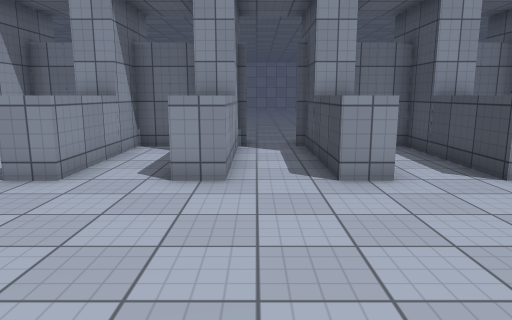
View 1 (above)

16 first-person views from a walk through a 3-D level made in the Unity game engine. The camera is 1.5 m above the floor, tilts 10° down and sees 70° across. The floor is counted in squares, 1 m on a side. Each view is taken from the middle of a square. On the plan, view 1 faces up. The plan holds only what a view shows up to about 16 squares ahead; the rest is blank. The place goes on beyond the plan. The player is left out. Surface patterns are stand-ins for the level's own textures.

View 2
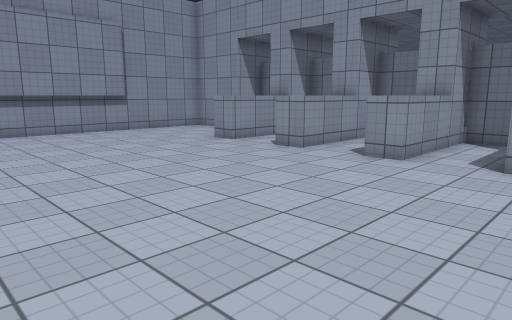

View 3
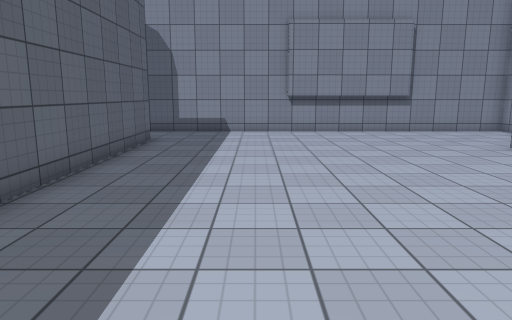

View 4
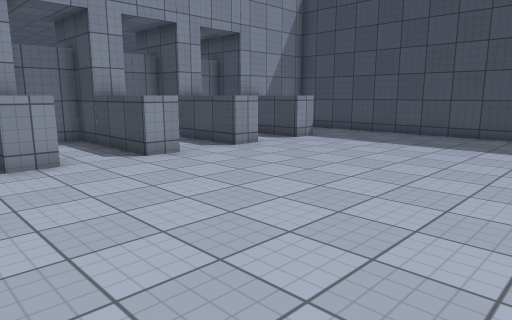

View 5
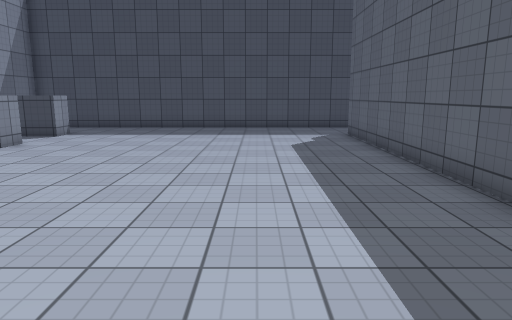

View 6
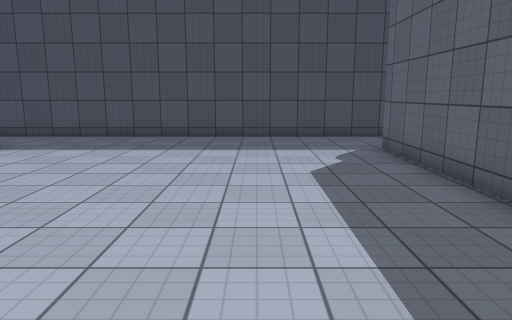

View 7
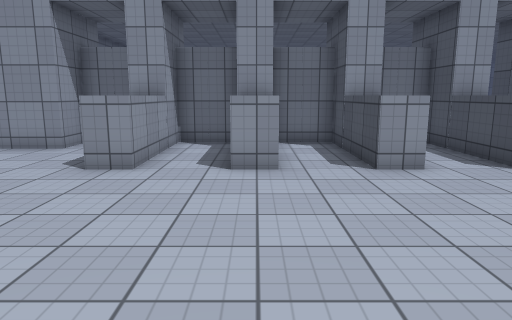

View 8
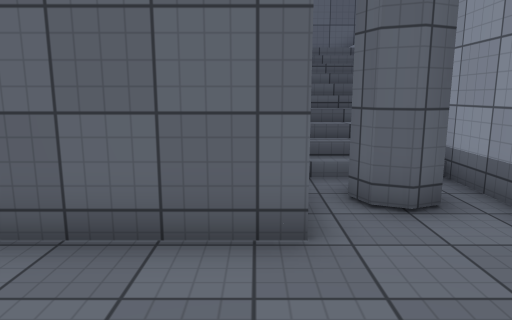

View 9
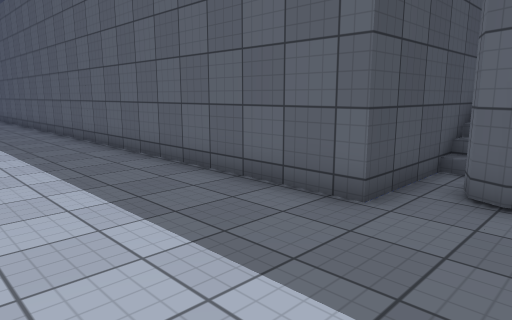

View 10
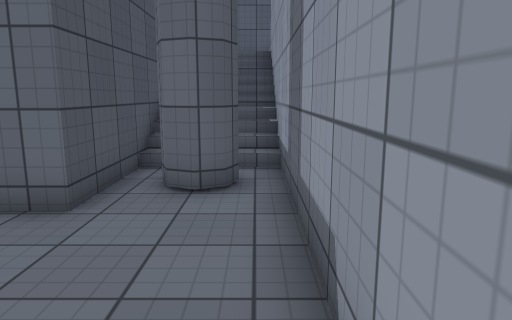

View 11
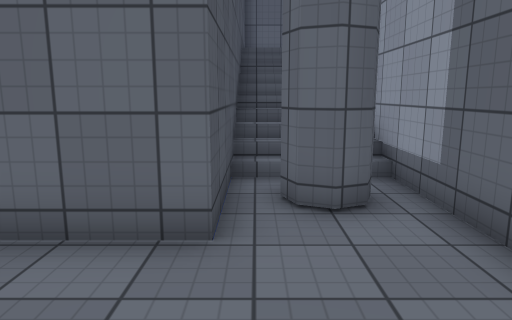

View 12
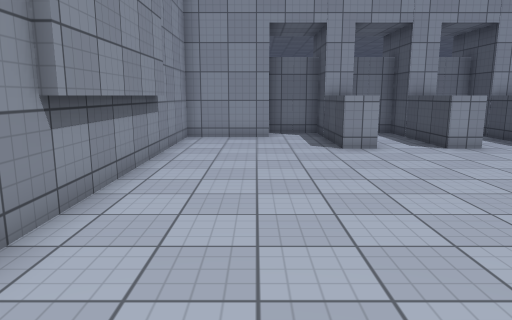

View 13
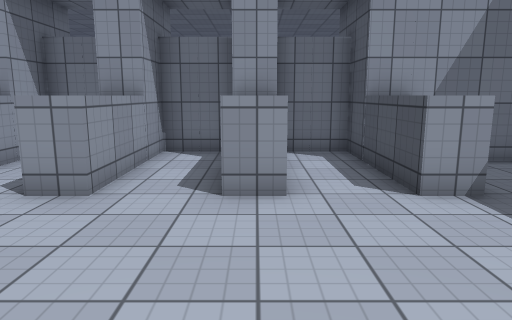

View 14
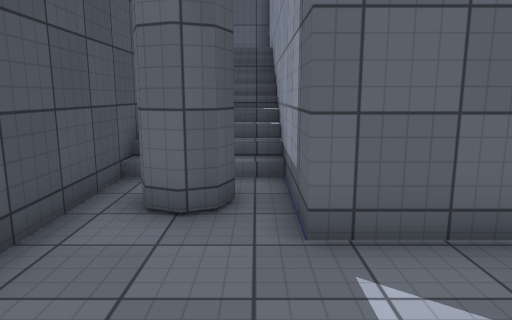

View 15
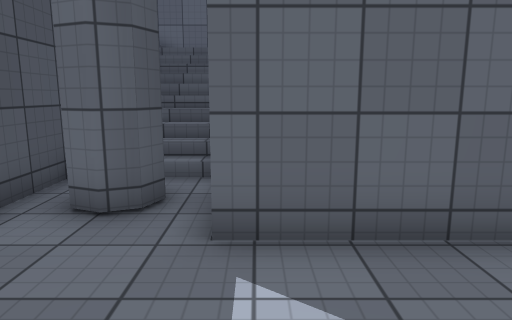

View 16
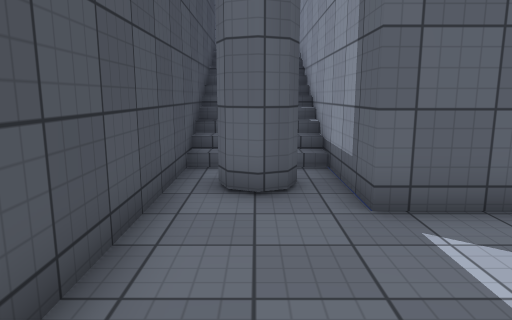

### Floor plan
Key: @ floor where view 1 was taken; # wall or solid block; . floor; / step, stairs or slope; ^ raised ledge; O other object.
Columns run from 16 left of view 1 to 15 right of it. Each row starts with its distance up from view 1.
 11    #############..  O OO OO
 10 ####..#..#..#..#..# .#..#..####
  9 #.....^..^..^..^..^..^..^..^..#
  8 #.....^..^..^..^..^..^..^..^...
  7 #.....^..^..^..^..^..^..^..^...
  6 #..............................
  5 #..............................
  4 #..............................
  3 #..............................
  2 #..............................
  1 #..............................
  0 #...............@..............
 -1 #..............................
 -2 #..............................
 -3 #..............................
 -4 #..............................
 -5 #...########################...
 -6 #.#.#                      #.#.
 -7 #./.#                      #./.
 -8 #///#                      #///
 -9 #///#                      #///
-10 #///#                      #///
-11 #///#                      #///
-12 #///#                      #///
-13 #///#                      #///
-14     #                      #
-15     #                      #
-16     #                      #
-17 ####                       #####

Positions as (right, up) in squares from view 1, and headings:
1: (0, 0), facing up
2: (0, -2), facing up-left
3: (0, -1), facing left
4: (0, -2), facing up-right
5: (-3, -1), facing right
6: (1, -1), facing right
7: (-7, -1), facing up
8: (-12, -1), facing down
9: (-15, 0), facing down-right
10: (-15, 0), facing down
11: (-13, -1), facing down
12: (-13, -4), facing up
13: (8, 1), facing up
14: (12, -1), facing down
15: (11, -1), facing down
16: (13, 0), facing down
